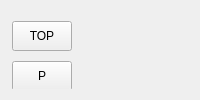
        <widget class="QWidget" name="tab">
         <attribute name="title">
          <string>BACKPLOT</string>
         </attribute>
         <layout class="QVBoxLayout" name="verticalLayout_4">
          <item>
           <widget class="GCodeGraphics" name="gcodegraphics">
            <property name="_metric" stdset="0">
             <bool>false</bool>
            </property>
            <property name="background_color" stdset="0">
             <color>
              <red>246</red>
              <green>245</green>
              <blue>244</blue>
             </color>
            </property>
            <widget class="ActionButton" name="actionbutton_22">
             <property name="geometry">
              <rect>
               <x>1</x>
               <y>10</y>
               <width>60</width>
               <height>30</height>
              </rect>
             </property>
             <property name="minimumSize">
              <size>
               <width>0</width>
               <height>30</height>
              </size>
             </property>
             <property name="maximumSize">
              <size>
               <width>60</width>
               <height>16777215</height>
              </size>
             </property>
             <property name="text">
              <string>TOP</string>
             </property>
             <property name="indicator_option" stdset="0">
              <bool>false</bool>
             </property>
             <property name="indicator_HAL_pin_option" stdset="0">
              <bool>false</bool>
             </property>
             <property name="indicator_status_option" stdset="0">
              <bool>false</bool>
             </property>
             <property name="checked_state_text_option" stdset="0">
              <bool>false</bool>
             </property>
             <property name="python_command_option" stdset="0">
              <bool>false</bool>
             </property>
             <property name="on_color" stdset="0">
              <color>
               <red>255</red>
               <green>0</green>
               <blue>0</blue>
              </color>
             </property>
             <property name="shape_option" stdset="0">
              <number>0</number>
             </property>
             <property name="off_color" stdset="0">
              <color>
               <red>0</red>
               <green>0</green>
               <blue>0</blue>
              </color>
             </property>
             <property name="indicator_size" stdset="0">
              <double>0.300000000000000</double>
             </property>
             <property name="circle_diameter" stdset="0">
              <number>10</number>
             </property>
             <property name="right_edge_offset" stdset="0">
              <number>0</number>
             </property>
             <property name="top_edge_offset" stdset="0">
              <number>0</number>
             </property>
             <property name="corner_radius" stdset="0">
              <double>5.000000000000000</double>
             </property>
             <property name="height_fraction" stdset="0">
              <double>0.300000000000000</double>
             </property>
             <property name="width_fraction" stdset="0">
              <double>0.900000000000000</double>
             </property>
             <property name="true_state_string" stdset="0">
              <string>True</string>
             </property>
             <property name="false_state_string" stdset="0">
              <string>False</string>
             </property>
             <property name="true_python_cmd_string" stdset="0">
              <string>print(&quot;true command&quot;)</string>
             </property>
             <property name="false_python_cmd_string" stdset="0">
              <string>print(&quot;false command&quot;)</string>
             </property>
             <property name="invert_the_status" stdset="0">
              <bool>false</bool>
             </property>
             <property name="is_paused_status" stdset="0">
              <bool>false</bool>
             </property>
             <property name="is_estopped_status" stdset="0">
              <bool>false</bool>
             </property>
             <property name="is_on_status" stdset="0">
              <bool>false</bool>
             </property>
             <property name="is_idle_status" stdset="0">
              <bool>false</bool>
             </property>
             <property name="is_homed_status" stdset="0">
              <bool>false</bool>
             </property>
             <property name="is_flood_status" stdset="0">
              <bool>false</bool>
             </property>
             <property name="is_mist_status" stdset="0">
              <bool>false</bool>
             </property>
             <property name="is_block_delete_status" stdset="0">
              <bool>false</bool>
             </property>
             <property name="is_optional_stop_status" stdset="0">
              <bool>false</bool>
             </property>
             <property name="is_joint_homed_status" stdset="0">
              <bool>false</bool>
             </property>
             <property name="is_limits_overridden_status" stdset="0">
              <bool>false</bool>
             </property>
             <property name="is_manual_status" stdset="0">
              <bool>false</bool>
             </property>
             <property name="is_mdi_status" stdset="0">
              <bool>false</bool>
             </property>
             <property name="is_auto_status" stdset="0">
              <bool>false</bool>
             </property>
             <property name="is_spindle_stopped_status" stdset="0">
              <bool>false</bool>
             </property>
             <property name="is_spindle_fwd_status" stdset="0">
              <bool>false</bool>
             </property>
             <property name="is_spindle_rev_status" stdset="0">
              <bool>false</bool>
             </property>
             <property name="joint_number_status" stdset="0">
              <number>0</number>
             </property>
             <property name="view_change_action" stdset="0">
              <bool>true</bool>
             </property>
             <property name="template_label_option" stdset="0">
              <bool>false</bool>
             </property>
             <property name="joint_number" stdset="0">
              <number>-1</number>
             </property>
             <property name="incr_imperial_number" stdset="0">
              <double>0.010000000000000</double>
             </property>
             <property name="incr_mm_number" stdset="0">
              <double>0.025000000000000</double>
             </property>
             <property name="incr_angular_number" stdset="0">
              <double>-1.000000000000000</double>
             </property>
             <property name="toggle_float_option" stdset="0">
              <bool>false</bool>
             </property>
             <property name="float_num" stdset="0">
              <double>0.300000000000000</double>
             </property>
             <property name="float_alt_num" stdset="0">
              <double>50.000000000000000</double>
             </property>
             <property name="view_type_string" stdset="0">
              <string>Z</string>
             </property>
             <property name="command_text_string" stdset="0">
              <string/>
             </property>
             <property name="ini_mdi_number" stdset="0">
              <number>0</number>
             </property>
             <property name="textTemplate" stdset="0">
              <string>%1.3f in</string>
             </property>
             <property name="alt_textTemplate" stdset="0">
              <string>%1.2f mm</string>
             </property>
            </widget>
            <widget class="ActionButton" name="actionbutton_24">
             <property name="geometry">
              <rect>
               <x>1</x>
               <y>50</y>
               <width>60</width>
               <height>30</height>
              </rect>
             </property>
             <property name="minimumSize">
              <size>
               <width>0</width>
               <height>30</height>
              </size>
             </property>
             <property name="maximumSize">
              <size>
               <width>60</width>
               <height>16777215</height>
              </size>
             </property>
             <property name="text">
              <string>P</string>
             </property>
             <property name="indicator_option" stdset="0">
              <bool>false</bool>
             </property>
             <property name="indicator_HAL_pin_option" stdset="0">
              <bool>false</bool>
             </property>
             <property name="indicator_status_option" stdset="0">
              <bool>false</bool>
             </property>
             <property name="checked_state_text_option" stdset="0">
              <bool>false</bool>
             </property>
             <property name="python_command_option" stdset="0">
              <bool>false</bool>
             </property>
             <property name="on_color" stdset="0">
              <color>
               <red>255</red>
               <green>0</green>
               <blue>0</blue>
              </color>
             </property>
             <property name="shape_option" stdset="0">
              <number>0</number>
             </property>
             <property name="off_color" stdset="0">
              <color>
               <red>0</red>
               <green>0</green>
               <blue>0</blue>
              </color>
             </property>
             <property name="indicator_size" stdset="0">
              <double>0.300000000000000</double>
             </property>
             <property name="circle_diameter" stdset="0">
              <number>10</number>
             </property>
             <property name="right_edge_offset" stdset="0">
              <number>0</number>
             </property>
             <property name="top_edge_offset" stdset="0">
              <number>0</number>
             </property>
             <property name="corner_radius" stdset="0">
              <double>5.000000000000000</double>
             </property>
             <property name="height_fraction" stdset="0">
              <double>0.300000000000000</double>
             </property>
             <property name="width_fraction" stdset="0">
              <double>0.900000000000000</double>
             </property>
             <property name="true_state_string" stdset="0">
              <string>True</string>
             </property>
             <property name="false_state_string" stdset="0">
              <string>False</string>
             </property>
             <property name="true_python_cmd_string" stdset="0">
              <string>print(&quot;true command&quot;)</string>
             </property>
             <property name="false_python_cmd_string" stdset="0">
              <string>print(&quot;false command&quot;)</string>
             </property>
             <property name="invert_the_status" stdset="0">
              <bool>false</bool>
             </property>
             <property name="is_paused_status" stdset="0">
              <bool>false</bool>
             </property>
             <property name="is_estopped_status" stdset="0">
              <bool>false</bool>
             </property>
             <property name="is_on_status" stdset="0">
              <bool>false</bool>
             </property>
             <property name="is_idle_status" stdset="0">
              <bool>false</bool>
             </property>
             <property name="is_homed_status" stdset="0">
              <bool>false</bool>
             </property>
             <property name="is_flood_status" stdset="0">
              <bool>false</bool>
             </property>
             <property name="is_mist_status" stdset="0">
              <bool>false</bool>
             </property>
             <property name="is_block_delete_status" stdset="0">
              <bool>false</bool>
             </property>
             <property name="is_optional_stop_status" stdset="0">
              <bool>false</bool>
             </property>
             <property name="is_joint_homed_status" stdset="0">
              <bool>false</bool>
             </property>
             <property name="is_limits_overridden_status" stdset="0">
              <bool>false</bool>
             </property>
             <property name="is_manual_status" stdset="0">
              <bool>false</bool>
             </property>
             <property name="is_mdi_status" stdset="0">
              <bool>false</bool>
             </property>
             <property name="is_auto_status" stdset="0">
              <bool>false</bool>
             </property>
             <property name="is_spindle_stopped_status" stdset="0">
              <bool>false</bool>
             </property>
             <property name="is_spindle_fwd_status" stdset="0">
              <bool>false</bool>
             </property>
             <property name="is_spindle_rev_status" stdset="0">
              <bool>false</bool>
             </property>
             <property name="joint_number_status" stdset="0">
              <number>0</number>
             </property>
             <property name="view_change_action" stdset="0">
              <bool>true</bool>
             </property>
             <property name="template_label_option" stdset="0">
              <bool>false</bool>
             </property>
             <property name="joint_number" stdset="0">
              <number>-1</number>
             </property>
             <property name="incr_imperial_number" stdset="0">
              <double>0.010000000000000</double>
             </property>
             <property name="incr_mm_number" stdset="0">
              <double>0.025000000000000</double>
             </property>
             <property name="incr_angular_number" stdset="0">
              <double>-1.000000000000000</double>
             </property>
             <property name="toggle_float_option" stdset="0">
              <bool>false</bool>
             </property>
             <property name="float_num" stdset="0">
              <double>0.300000000000000</double>
             </property>
             <property name="float_alt_num" stdset="0">
              <double>50.000000000000000</double>
             </property>
             <property name="view_type_string" stdset="0">
              <string>P</string>
             </property>
             <property name="command_text_string" stdset="0">
              <string/>
             </property>
             <property name="ini_mdi_number" stdset="0">
              <number>0</number>
             </property>
             <property name="textTemplate" stdset="0">
              <string>%1.3f in</string>
             </property>
             <property name="alt_textTemplate" stdset="0">
              <string>%1.2f mm</string>
             </property>
            </widget>
            <widget class="ActionButton" name="actionbutton_25">
             <property name="geometry">
              <rect>
               <x>1</x>
               <y>90</y>
               <width>60</width>
               <height>30</height>
              </rect>
             </property>
             <property name="minimumSize">
              <size>
               <width>0</width>
               <height>30</height>
              </size>
             </property>
             <property name="maximumSize">
              <size>
               <width>60</width>
               <height>16777215</height>
              </size>
             </property>
             <property name="text">
              <string>CLEAR</string>
             </property>
             <property name="indicator_option" stdset="0">
              <bool>false</bool>
             </property>
             <property name="indicator_HAL_pin_option" stdset="0">
              <bool>false</bool>
             </property>
             <property name="indicator_status_option" stdset="0">
              <bool>false</bool>
             </property>
             <property name="checked_state_text_option" stdset="0">
              <bool>false</bool>
             </property>
             <property name="python_command_option" stdset="0">
              <bool>false</bool>
             </property>
             <property name="on_color" stdset="0">
              <color>
               <red>255</red>
               <green>0</green>
               <blue>0</blue>
              </color>
             </property>
             <property name="shape_option" stdset="0">
              <number>0</number>
             </property>
             <property name="off_color" stdset="0">
              <color>
               <red>0</red>
               <green>0</green>
               <blue>0</blue>
              </color>
             </property>
             <property name="indicator_size" stdset="0">
              <double>0.300000000000000</double>
             </property>
             <property name="circle_diameter" stdset="0">
              <number>10</number>
             </property>
             <property name="right_edge_offset" stdset="0">
              <number>0</number>
             </property>
             <property name="top_edge_offset" stdset="0">
              <number>0</number>
             </property>
             <property name="corner_radius" stdset="0">
              <double>5.000000000000000</double>
             </property>
             <property name="height_fraction" stdset="0">
              <double>0.300000000000000</double>
             </property>
             <property name="width_fraction" stdset="0">
              <double>0.900000000000000</double>
             </property>
             <property name="true_state_string" stdset="0">
              <string>True</string>
             </property>
             <property name="false_state_string" stdset="0">
              <string>False</string>
             </property>
             <property name="true_python_cmd_string" stdset="0">
              <string>print(&quot;true command&quot;)</string>
             </property>
             <property name="false_python_cmd_string" stdset="0">
              <string>print(&quot;false command&quot;)</string>
             </property>
             <property name="invert_the_status" stdset="0">
              <bool>false</bool>
             </property>
             <property name="is_paused_status" stdset="0">
              <bool>false</bool>
             </property>
             <property name="is_estopped_status" stdset="0">
              <bool>false</bool>
             </property>
             <property name="is_on_status" stdset="0">
              <bool>false</bool>
             </property>
             <property name="is_idle_status" stdset="0">
              <bool>false</bool>
             </property>
             <property name="is_homed_status" stdset="0">
              <bool>false</bool>
             </property>
             <property name="is_flood_status" stdset="0">
              <bool>false</bool>
             </property>
             <property name="is_mist_status" stdset="0">
              <bool>false</bool>
             </property>
             <property name="is_block_delete_status" stdset="0">
              <bool>false</bool>
             </property>
             <property name="is_optional_stop_status" stdset="0">
              <bool>false</bool>
             </property>
             <property name="is_joint_homed_status" stdset="0">
              <bool>false</bool>
             </property>
             <property name="is_limits_overridden_status" stdset="0">
              <bool>false</bool>
             </property>
             <property name="is_manual_status" stdset="0">
              <bool>false</bool>
             </property>
             <property name="is_mdi_status" stdset="0">
              <bool>false</bool>
             </property>
             <property name="is_auto_status" stdset="0">
              <bool>false</bool>
             </property>
             <property name="is_spindle_stopped_status" stdset="0">
              <bool>false</bool>
             </property>
             <property name="is_spindle_fwd_status" stdset="0">
              <bool>false</bool>
             </property>
             <property name="is_spindle_rev_status" stdset="0">
              <bool>false</bool>
             </property>
             <property name="joint_number_status" stdset="0">
              <number>0</number>
             </property>
             <property name="view_change_action" stdset="0">
              <bool>true</bool>
             </property>
             <property name="template_label_option" stdset="0">
              <bool>false</bool>
             </property>
             <property name="joint_number" stdset="0">
              <number>-1</number>
             </property>
             <property name="incr_imperial_number" stdset="0">
              <double>0.010000000000000</double>
             </property>
             <property name="incr_mm_number" stdset="0">
              <double>0.025000000000000</double>
             </property>
             <property name="incr_angular_number" stdset="0">
              <double>-1.000000000000000</double>
             </property>
             <property name="toggle_float_option" stdset="0">
              <bool>false</bool>
             </property>
             <property name="float_num" stdset="0">
              <double>0.300000000000000</double>
             </property>
             <property name="float_alt_num" stdset="0">
              <double>50.000000000000000</double>
             </property>
             <property name="view_type_string" stdset="0">
              <string>Clear</string>
             </property>
             <property name="command_text_string" stdset="0">
              <string/>
             </property>
             <property name="ini_mdi_number" stdset="0">
              <number>0</number>
             </property>
             <property name="textTemplate" stdset="0">
              <string>%1.3f in</string>
             </property>
             <property name="alt_textTemplate" stdset="0">
              <string>%1.2f mm</string>
             </property>
            </widget>
           </widget>
          </item>
         </layout>
        </widget>
